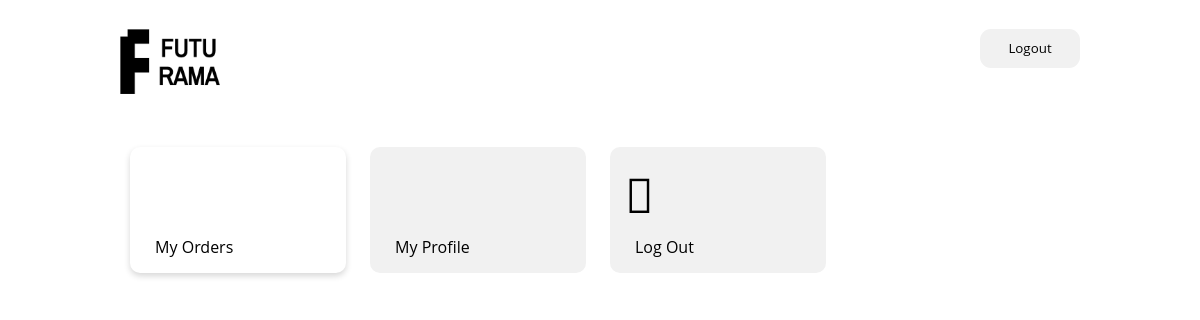
The page /dashboard (signed in) on the database its author committed.
### tables this page shows
CREATE TABLE `module` (
  `module_id` int(11) NOT NULL,
  `module_name` varchar(50) NOT NULL,
  `module_icon` varchar(50) NOT NULL,
  `module_path` varchar(50) NOT NULL
);

### controllers/DashboardController.php (called while the page is built, shortened)
<?php
require_once(__DIR__."/../repository/UserRepository.php");
require_once(__DIR__."/../repository/RoleRepository.php");
require_once(__DIR__."/../repository/ModuleRepository.php");
class DashboardController{
    private $userRepository;
    private $roleRepository;
    public function __construct()
    {
        $this->userRepository = new UserRepository();
        $this->roleRepository = new RoleRepository();
    }
    public function index(){
        $user = $this->userRepository->get($_SESSION["id"]);
        $role = $this->roleRepository->get($user->getRole());
        $modules = $this->roleRepository->getModules($role);
        include(__DIR__."/../view/DashboardView.php");
    }
}
?>

### core/Database.php (called while the page is built, shortened)
<?php
class Database
{
    static private $serverName = 'localhost';
    static private $user = 'root';
    static private $password = '';
    static private $databaseName = 'futurama';
    static private $conn;
    static public function setConn()
    {
        try {
            $conn = new PDO("mysql:host=".Database::$serverName.";dbname=".Database::$databaseName,
                Database::$user, Database::$password);
            $conn->setAttribute(PDO::ATTR_ERRMODE, PDO::ERRMODE_EXCEPTION);
            $conn->exec("set names utf8");
        } catch (PDOException $e) {
            die($e->getMessage());
        }
        self::$conn = $conn;
    }
    static public function getConn(){
        return self::$conn;
    }
}

### repository/UserRepository.php (called while the page is built, shortened)
<?php
require_once(__DIR__ . "/../core/Database.php");
require_once(__DIR__ . "/../model/User.php");
class UserRepository
{
    private $connection;
    public function __construct()
    {
        $this->connection = Database::getConn();
    }
    private function mapUser(array $array)
    {
        return new User($array["user_id"]
            , $array["user_full_name"]
            , $array["user_email"]
            , $array["user_username"]
            , $array["user_password"]
            , false
            , $array["user_role"]);
    }
    public function get($id){
        $sql = $this->connection->prepare("SELECT * FROM user WHERE user_id = :user_id");
        $sql->bindparam(":user_id", $id);
        $sql->execute();
        $result = $sql->fetch();
        return $this->mapUser($result);
    }
}
?>

### model/User.php (called while the page is built, shortened)
<?php
class User
{
    private $role;
    public function setRole($role)
    {
        $this->role = $role;
    }
    public function getRole()
    {
        return $this->role;
    }
}

### repository/RoleRepository.php (called while the page is built, shortened)
<?php
require_once(__DIR__ . "/../core/Database.php");
require_once(__DIR__ . "/../model/Role.php");
require_once(__DIR__ . "/../model/Module.php");
class RoleRepository
{
    private $connection;
    public function __construct()
    {
        $this->connection = Database::getConn();
    }
    private function mapRole(array $array)
    {
        return new Role($array["role_id"],
            $array["role_name"]);
    }
    public function get($id){
        $sql = $this->connection->prepare("SELECT * FROM role WHERE role_id = :role_id");
        $sql->bindparam(":role_id", $id);
        $sql->execute();
        $result = $sql->fetch();
        return $this->mapRole($result);
    }
    public function getModules(Role $role){
        $modules = [];
        $moduleRepository = new ModuleRepository();
        $sql = $this->connection->prepare("SELECT * FROM role_modules WHERE role_modules_role = :role_id");
        $id = $role->getId();
        $sql->bindparam("role_id", $id);
        $sql->execute();
        $results = $sql->fetchAll(\PDO::FETCH_ASSOC);
        foreach ($results as $result) {
            $modules[] = $moduleRepository->get($result["role_modules_module"]);
        }
        return $modules;
    }
}

### model/Role.php (called while the page is built, shortened)
<?php
class Role{
    private $id;
    public function __construct($id, $name)
    {
        $this->id = $id;
    }
    public function getId()
    {
        return $this->id;
    }
}
?>

### repository/ModuleRepository.php (called while the page is built, shortened)
<?php
require_once(__DIR__ . "/../core/Database.php");
require_once(__DIR__ . "/../model/Module.php");
class ModuleRepository
{
    private $connection;
    public function __construct()
    {
        $this->connection = Database::getConn();
    }
    private function mapModule(array $array)
    {
        return new Module($array["module_id"],
            $array["module_name"],
            $array["module_icon"],
            $array["module_path"]
        );
    }
    public function get($id){
        $sql = $this->connection->prepare("SELECT * FROM module WHERE module_id = :module_id");
        $sql->bindparam(":module_id", $id);
        $sql->execute();
        $result = $sql->fetch();
        return $this->mapModule($result);
    }
}

### model/Module.php (called while the page is built, shortened)
<?php
class Module{
    private $name;
    private $icon;
    private $path;
    public function __construct($id, $name, $icon, $path)
    {
        $this->name = $name;
        $this->icon = $icon;
        $this->path = $path;
    }
    public function getName()
    {
        return $this->name;
    }
    public function getIcon()
    {
        return $this->icon;
    }
    public function getPath()
    {
        return $this->path;
    }
}

### view/DashboardView.php (the view, shortened to what this page needs)
<!DOCTYPE html>
<html lang="en" dir="ltr">
<head>
    <link rel="stylesheet" href="css/user-panel.style.css">
    <link rel="stylesheet" href="https://fontawesome-pro-5-12-0-web.now.sh/css/all.css">
    <link rel="stylesheet" href="//cdn.datatables.net/1.10.21/css/jquery.dataTables.min.css">
    <link rel="stylesheet" href="css/modal.style.css">
    <link rel="stylesheet" href="css/alertify.min.css">
    <link rel="stylesheet" href="css/default.min.css">
    <link rel="stylesheet" href="https://cdnjs.cloudflare.com/ajax/libs/font-awesome/4.7.0/css/font-awesome.min.css">
</head>
<body>
<header>
    <div class="row">
        <div class="col-6">
            <img src="img/logo-black.png" style="width:100px" alt=""/>
        </div>
        <div class="col-6" style="text-align: right">
            <button href="out" onclick="window.location.replace('out'); " class="logout-button">Logout <i class="fad fa-sign-out-alt"></i></button>
        </div>
    </div>
    <div class="menu" id="menuNav">
        <div class="row">
            <?php
            foreach ($modules as $module) {
                ?>
                <div class="col-3">
                    <div open="<?php echo $module->getPath() ?>" class="menuRow">
                        <i class="<?php echo $module->getIcon() ?> fa-3x"></i>
                        <span class="element"><a><?php echo $module->getName() ?></a></span>
                    </div>
                </div>
                <?php
            }
            ?>
        </div>
    </div>
</header>
</body>
</html>

### css/user-panel.style.css (style rules this page uses)
html { height: 100%; }
body { max-width: 960px; margin: 0 auto; }
* { font-family: 'Open Sans', sans-serif; }
header { margin-top: 2%; }
header .menu { display: inline; list-style-type: none; padding: 0; overflow: hidden; margin-left: 30px; margin-right: 30px; }
header .menu .menuRow { width: 90%; background-color: #F1F1F1; margin-right: 10px; margin-left: 10px; cursor: pointer; padding: 15px 0px; border-radius: 10px; }
header .menu .active { background-color: white; -webkit-box-shadow: 0px 3px 6px rgba(0, 0, 0, 0.16); box-shadow: 0px 3px 6px rgba(0, 0, 0, 0.16); }
header .menu .menuRow .element { margin-left: 10px; margin-left: 10px; display: block; margin-top: 8px; }
header .menu .menuRow .element a { color: black; text-decoration: none; margin-left: 15px; }
header .menu .menuRow i { margin-left: 15px; margin-bottom: 15px; }
.row { display: -webkit-box; display: -ms-flexbox; display: flex; height: 100%; }
.col-3 { width: 25%; }
.col-3 * { width: 100%; }
.col-6 { width: 50%; }
.col-6 * { width: 100%; }
* { -moz-box-sizing: border-box; -webkit-box-sizing: border-box; box-sizing: border-box; -webkit-transition: all 0.2s ease; -moz-transition: all 0.2s ease; -ms-transition: all 0.2s ease; -o-transition: all 0.2s ease; position: relative; vertical-align: middle; }

### view/DashboardView.php (style rules this page uses)
.logout-button { padding: 10px; border: none; border-radius: 11px; background-color: #F1F1F1; cursor: pointer; width: 100px; }

### rows shown on the page
module: module_name "My Orders"
module: module_name "My Profile"
module: module_name "Log Out"
